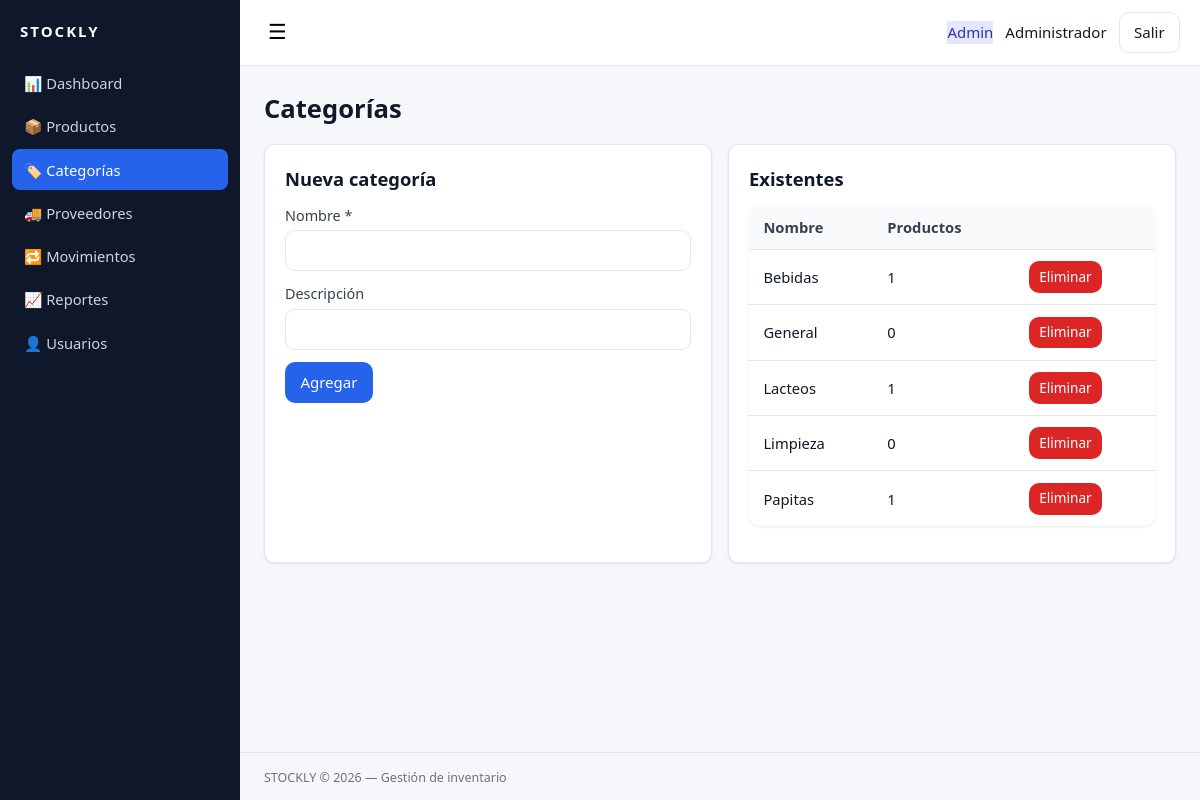
The page /categorias.php (signed in) on the database its author committed.
### tables this page shows
CREATE TABLE `categorias` (
  `id` int(11) NOT NULL AUTO_INCREMENT,
  `nombre` varchar(100) NOT NULL,
  `descripcion` varchar(255) DEFAULT NULL,
  `created_at` timestamp NOT NULL DEFAULT current_timestamp(),
  PRIMARY KEY (`id`),
  UNIQUE KEY `nombre` (`nombre`)
);

### config/database.php (called while the page is built, shortened)
<?php
function db(): PDO {
    static $pdo = null;
    if ($pdo === null) {
        $dsn = 'mysql:host=' . DB_HOST . ';dbname=' . DB_NAME . ';charset=utf8mb4';
        try {
            $pdo = new PDO($dsn, DB_USER, DB_PASS, [
                PDO::ATTR_ERRMODE => PDO::ERRMODE_EXCEPTION,
                PDO::ATTR_DEFAULT_FETCH_MODE => PDO::FETCH_ASSOC,
                PDO::ATTR_EMULATE_PREPARES => false,
            ]);
        } catch (PDOException $e) {
            error_log('DB Error: ' . $e->getMessage());
            http_response_code(500);
            exit(json_encode(['error' => 'Error de conexión a la base de datos']));
        }
    }
    return $pdo;
}

### categorias.php (the view, shortened to what this page needs)
<?php
require_once __DIR__ . '/config/database.php';
$items = db()->query('SELECT c.*, (SELECT COUNT(*) FROM productos p WHERE p.categoria_id=c.id) total FROM categorias c ORDER BY nombre')->fetchAll();
include __DIR__ . '/includes/header.php';
?>
<h1>Categorías</h1>
<div class="grid-2">
  <form method="post" class="card">
    <h2>Nueva categoría</h2>
    <label>Nombre *<input name="nombre" required></label>
    <label>Descripción<input name="descripcion"></label>
    <button class="btn btn-primary">Agregar</button>
  </form>
  <div class="card">
    <h2>Existentes</h2>
    <table class="table">
      <thead><tr><th>Nombre</th><th>Productos</th><th></th></tr></thead>
      <tbody>
      <?php foreach ($items as $it): ?>
        <tr>
          <td><?= htmlspecialchars($it['nombre']) ?></td>
          <td><?= $it['total'] ?></td>
          <td>
            <a href="?delete=<?= $it['id'] ?>" class="btn btn-sm btn-danger" onclick="return confirm('¿Seguro que quieres eliminar esta categoría?')">Eliminar</a>
          </td>
        </tr>
      <?php endforeach; ?>
      </tbody>
    </table>
  </div>
</div>
<?php include __DIR__ . '/includes/footer.php'; ?>

### assets/css/style.css (style rules this page uses)
:root { --bg: #f5f7fb; --surface: #ffffff; --border: #e5e7eb; --text: #111827; --muted: #6b7280; --primary: #2563eb; --primary-hover: #1d4ed8; --danger: #dc2626; --warn: #d97706; --success: #16a34a; --radius: 10px; --shadow: 0 1px 3px rgba(0,0,0,.06), 0 1px 2px rgba(0,0,0,.04); }
* { box-sizing: border-box; }
html, body { margin: 0; padding: 0; }
body { font-family: system-ui, -apple-system, "Segoe UI", Roboto, sans-serif; background: var(--bg); color: var(--text); font-size: 15px; line-height: 1.5; }
h1 { font-size: 1.6rem; margin: 0 0 1rem; }
h2 { font-size: 1.15rem; margin: 0 0 .75rem; }
label { display: block; margin-bottom: .75rem; font-weight: 500; color: #374151; font-size: .9rem; }
input, select, textarea { width: 100%; padding: .55rem .7rem; border: 1px solid var(--border); border-radius: var(--radius); font: inherit; background: #fff; color: var(--text); margin-top: .25rem; }
a { color: var(--primary); text-decoration: none; }
.btn { display: inline-flex; align-items: center; gap: .4rem; padding: .5rem .9rem; border: 1px solid transparent; border-radius: var(--radius); font: inherit; font-weight: 500; cursor: pointer; background: #f3f4f6; color: var(--text); transition: background .15s; }
.btn-primary { background: var(--primary); color: #fff; }
.btn-danger { background: var(--danger); color: #fff; }
.btn-sm { padding: .3rem .6rem; font-size: .85rem; }
.card { background: var(--surface); border: 1px solid var(--border); border-radius: var(--radius); padding: 1.25rem; box-shadow: var(--shadow); }
.table { width: 100%; border-collapse: collapse; background: var(--surface); border-radius: var(--radius); overflow: hidden; box-shadow: var(--shadow); margin-bottom: 1rem; }
.table th, .table td { padding: .7rem .9rem; text-align: left; border-bottom: 1px solid var(--border); font-size: .92rem; }
.table thead th { background: #f9fafb; font-weight: 600; color: #374151; cursor: pointer; }
.table tbody tr:last-child td { border-bottom: none; }
.grid-2 { display: grid; grid-template-columns: 1fr 1fr; gap: 1rem; }

### rows shown on the page
categorias: nombre "Bebidas", total "1"
categorias: nombre "General", total "0"
categorias: nombre "Lacteos", total "1"
categorias: nombre "Limpieza", total "0"
categorias: nombre "Papitas", total "1"

### other values the page prints
$u['rol'] "Admin"
$u['nombre'] "Administrador"
